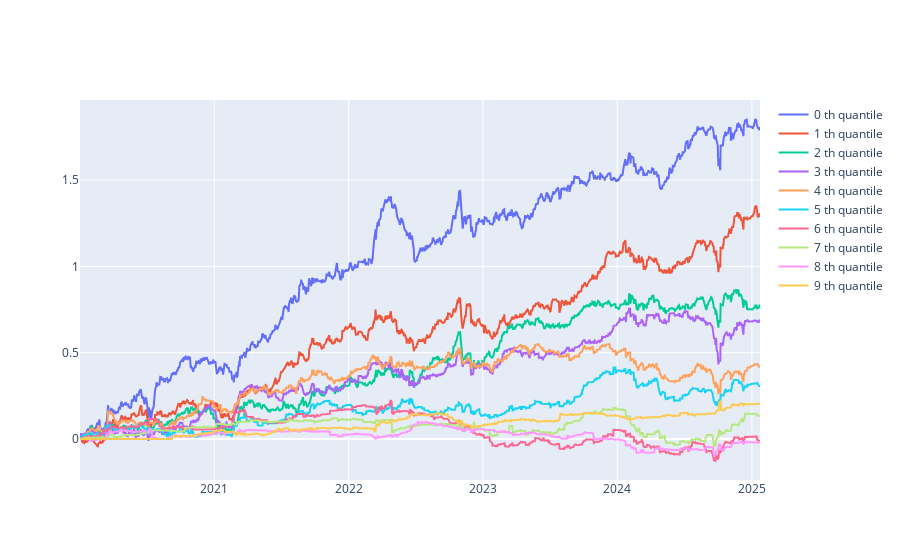

Notebook cell for this chart:
### Code cell
# momentum: ln(close_/open_)
time_ = "2020-01-01"; end_ = '2025-01-23'
open_ = open[time_:end_]
close_ = close[time_:end_]
ln_ = np.log(close_/open_).shift(1) # index: 使用的時間
pct_calculating_profit = close_/open_ # index: 當天收益
holdings = intraday_shifted_input_signal_pct_output_plot(ln_, pct_calculating_profit-1, quantile=10, type_='cumsum')

### Figure 1 — Plotly figure (JSON) as saved in the notebook; plotly's stock layout.template omitted (floating-point values rounded to 4 significant figures; data arrays with more than 128 entries replaced by an {"elided": "..."} marker saying what was removed)
{"data": [{"mode": "lines", "name": "0 th quantile", "type": "scatter", "x": {"elided": "1246 str values"}, "y": {"elided": "1246 float values"}, "yaxis": "y"}, {"mode": "lines", "name": "1 th quantile", "type": "scatter", "x": {"elided": "1246 str values"}, "y": {"elided": "1246 float values"}, "yaxis": "y"}, {"mode": "lines", "name": "2 th quantile", "type": "scatter", "x": {"elided": "1246 str values"}, "y": {"elided": "1246 float values"}, "yaxis": "y"}, {"mode": "lines", "name": "3 th quantile", "type": "scatter", "x": {"elided": "1246 str values"}, "y": {"elided": "1246 float values"}, "yaxis": "y"}, {"mode": "lines", "name": "4 th quantile", "type": "scatter", "x": {"elided": "1246 str values"}, "y": {"elided": "1246 float values"}, "yaxis": "y"}, {"mode": "lines", "name": "5 th quantile", "type": "scatter", "x": {"elided": "1246 str values"}, "y": {"elided": "1246 float values"}, "yaxis": "y"}, {"mode": "lines", "name": "6 th quantile", "type": "scatter", "x": {"elided": "1246 str values"}, "y": {"elided": "1246 float values"}, "yaxis": "y"}, {"mode": "lines", "name": "7 th quantile", "type": "scatter", "x": {"elided": "1246 str values"}, "y": {"elided": "1246 float values"}, "yaxis": "y"}, {"mode": "lines", "name": "8 th quantile", "type": "scatter", "x": {"elided": "1246 str values"}, "y": {"elided": "1246 float values"}, "yaxis": "y"}, {"mode": "lines", "name": "9 th quantile", "type": "scatter", "x": {"elided": "1246 str values"}, "y": {"elided": "1246 float values"}, "yaxis": "y"}], "layout": {}}
